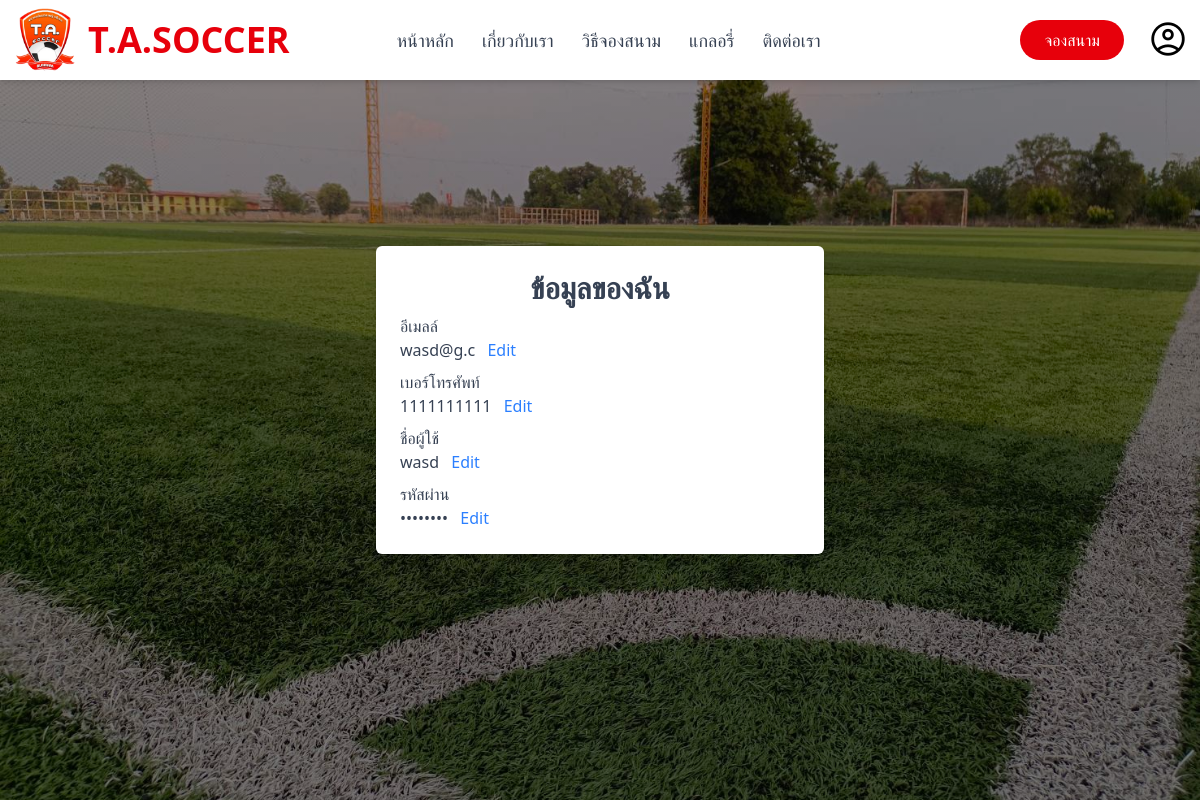
Before: /myaccount/ (signed in) with the older database file.
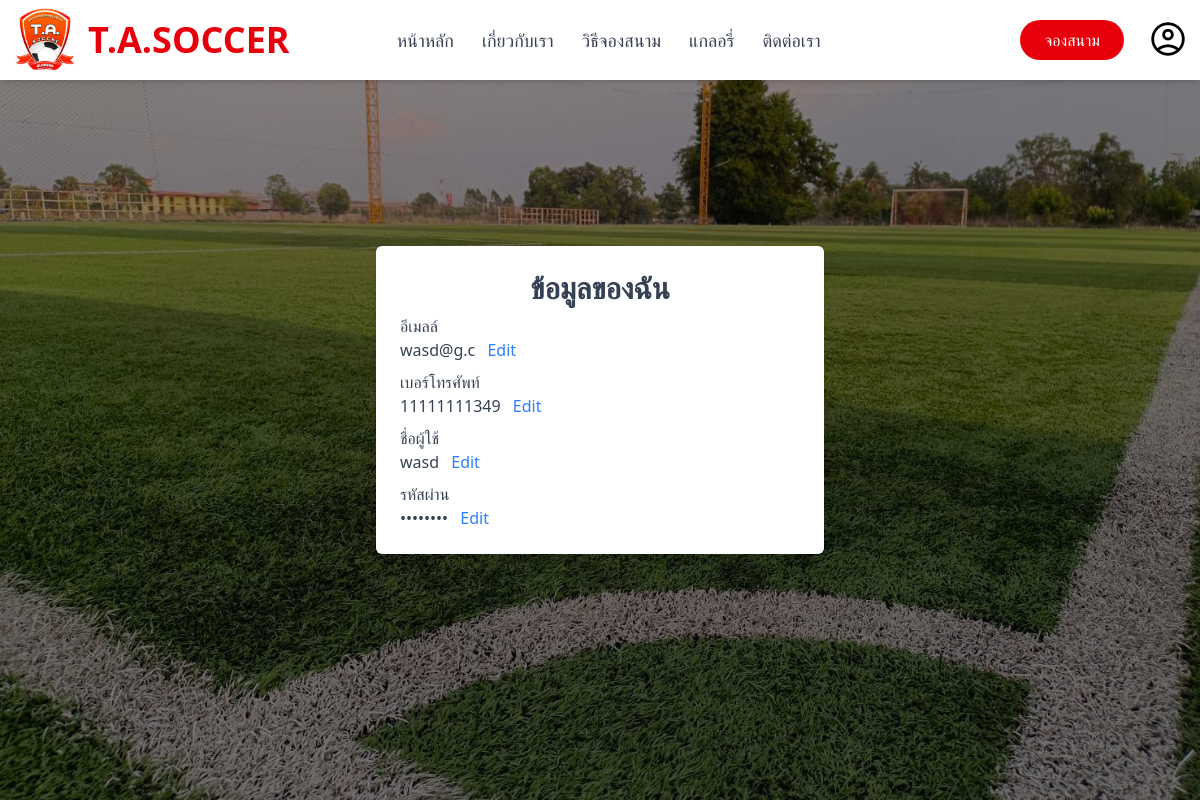
After: the same page with the newer database file.
### Useraccounts/models.py (models this page shows, shortened)
class CustomerUsers(AbstractUser):
    phone_number = models.CharField(max_length=10, blank=True, null=True)
    groups = models.ManyToManyField(
        'auth.Group',
        related_name='customer_users',
        blank=True,
        help_text='The groups this user belongs to.',
        verbose_name='groups',
    )
    user_permissions = models.ManyToManyField(
        'auth.Permission',
        related_name='customer_users',
        blank=True,
        help_text='Specific permissions for this user.',
        verbose_name='user permissions',
    )
    class Meta:
        verbose_name = 'Customer User'
        verbose_name_plural = 'Customer Users'

### LoginSystem/views/LoginViews.py (the view)
# urls.py: path('myaccount/', LoginViews.UserEditView, name='edituser'),
def UserEditView(request):
    logged_in = check_login(request)
    return render(request, 'public/edit-user.html', logged_in)

### LoginSystem/views/LoginViews.py (called while the page is built)
def check_login(request):
    return {
        'loggedin': request.user.is_authenticated,
        'user': request.user
    }

### templates/public/edit-user.html (shortened to what this page needs)
{% extends 'public/base.html' %}
{% load static %}
{% block content %}
<div class="flex justify-center items-center h-screen bg-cover bg-center" style="background-image: linear-gradient(rgba(0, 0, 0, 0.4), rgba(0, 0, 0, 0.4)), url({% static 'images/test.jpg' %});">
    <div class="p-6 shadow-lg bg-white rounded-md w-full max-w-md text-gray-700">
        <h1 class="text-3xl block text-center font-semibold">ข้อมูลของฉัน</h1>
        <div>
            <div class="flex gap-2 items-baseline">
                <h1 class="block text-base mb-1 mt-2 text-gray-700">อีเมลล์</h1>
            </div>
            <span id="emailText" class="text-gray-700">{{user.email}}</span>
            <button id="emailButton" onclick="toggleEdit('email')" class="text-blue-500 hover:underline ml-2" style="cursor: pointer;">Edit</button>
        </div>
        <div>
            <div class="flex gap-2 items-baseline">
                <h1 class="block text-base mb-1 mt-2 text-gray-700">เบอร์โทรศัพท์</h1>
            </div>
            <span id="phoneNumText" class="text-gray-700">{{user.phone_number}}</span>
            <button id="phoneNumButton" onclick="toggleEdit('phoneNum')" class="text-blue-500 hover:underline ml-2" style="cursor: pointer;">Edit</button>
        </div>
        <div>
            <div class="flex gap-2 items-baseline">
                <h1 class="block text-base mb-1 mt-2 text-gray-700">ชื่อผู้ใช้</h1>
            </div>
            <span id="usernameText" class="text-gray-700">{{user.username}}</span>
            <button id="usernameButton" onclick="toggleEdit('username')" class="text-blue-500 hover:underline ml-2" style="cursor: pointer;">Edit</button>
        </div>
        <div>
            <div class="flex gap-2 items-baseline">
                <h1 class="block text-base mb-1 mt-2 text-gray-700">รหัสผ่าน</h1>
            </div>
            <span id="passwordText" class="text-gray-700">••••••••</span>
            <button id="passwordButton" onclick="toggleEdit('password')" class="text-blue-500 hover:underline ml-2" style="cursor: pointer;">Edit</button>
        </div>
    </div>
</div>
{% endblock %}

Changed rows visible on the page:
changed CustomerUsers "wasd@g.c": phone_number "1111111111" → "11111111349"
